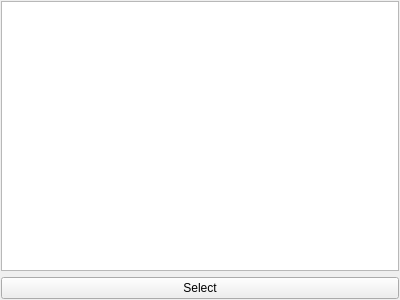
<?xml version="1.0" encoding="UTF-8"?>
<ui version="4.0">
 <class>SelectionWidget</class>
 <widget class="QWidget" name="SelectionWidget">
  <property name="geometry">
   <rect>
    <x>0</x>
    <y>0</y>
    <width>400</width>
    <height>300</height>
   </rect>
  </property>
  <property name="windowTitle">
   <string>Form</string>
  </property>
  <layout class="QVBoxLayout" name="verticalLayout">
   <property name="margin">
    <number>1</number>
   </property>
   <item>
    <widget class="QTreeWidget" name="objectTreeWidget">
     <property name="selectionMode">
      <enum>QAbstractItemView::ExtendedSelection</enum>
     </property>
     <attribute name="headerVisible">
      <bool>false</bool>
     </attribute>
     <column>
      <property name="text">
       <string notr="true">1</string>
      </property>
     </column>
    </widget>
   </item>
   <item>
    <widget class="QPushButton" name="selectPushButton">
     <property name="text">
      <string>Select</string>
     </property>
    </widget>
   </item>
  </layout>
 </widget>
 <resources/>
 <connections/>
</ui>
